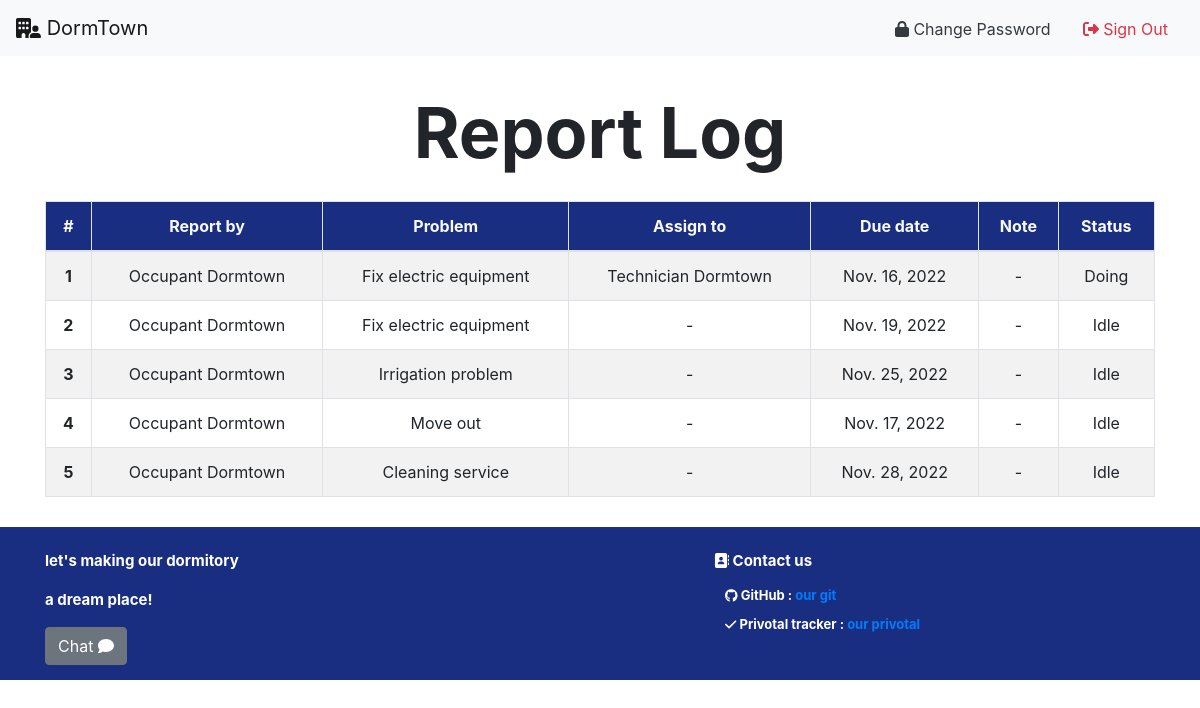
The page /manager/report_logs (signed in) on the database its author committed.
### occupant/models.py (models this page shows, shortened)
class Report(models.Model):
    from_user_id = models.ForeignKey(
        User, on_delete=models.CASCADE, related_name="from_user_id")
    problem_type_id = models.ForeignKey(
        ProblemType, on_delete=models.CASCADE, related_name="problem_type_id")
    due_date = models.DateField()
    note = models.CharField(max_length=150)
    status_id = models.ForeignKey(
        StatusType, on_delete=models.CASCADE, related_name="status_id")
    assign_to_id = models.ForeignKey(
        User, on_delete=models.CASCADE, related_name="assign_to_id", null=True)
    role_id = models.ForeignKey(
        Role, on_delete=models.CASCADE, related_name="reported_role_id", null=True)

class ProblemType(models.Model):
    problem_name = models.CharField(max_length=30)

class StatusType(models.Model):
    status_name = models.CharField(max_length=10)

### manager/views.py (the view)
# urls.py: path("report_logs", views.report_logs, name="report_logs"),
def report_logs(req):
    try:
        reports = Report.objects.all()
    except:
        pass
    return render(req, "manager/report_logs.html", {"reports": reports})

### manager/templates/manager/report_logs.html
{% extends 'manager/layout.html' %} {% block body %}
<section class="about-header-section">
    <div class="text-center mt-4">
        <p id='about_us' class="header">Report Log</p>
    </div>
  {% load static %}
    <div class="container">
        <table class="table table-bordered text-center table-striped">
            <thead class="text-light" style="background-color: #192e80;">
                <tr>
                    <th scope="col">#</th>
                    <th scope="col">Report by</th>
                    <th scope="col">Problem</th>
                    <th scope="col">Assign to</th>
                    <th scope="col">Due date</th>
                    <th scope="col">Note</th>
                    <th scope="col">Status</th>
                </tr>
            </thead>
            <tbody>
                {% for report in reports %}
                <tr>
                    <th scope="row">{{forloop.counter}}</th>
                    <td>{{report.from_user_id.first_name}} {{report.from_user_id.last_name}}</td>
                    <td>{{report.problem_type_id.problem_name}}</td>
                    {% if report.assign_to_id %}
                        <td>{{report.assign_to_id.first_name}} {{report.assign_to_id.last_name}}</td>
                    {% else %}
                        <td> - </td>
                    {% endif %}
                    <td>{{report.due_date}}</td>
                    {% if report.note %}
                        <td>{{report.note}}</td>
                    {% else %}
                        <td> - </td>
                    {% endif %}
                    <td>{{report.status_id.status_name}}</td>
                </tr>
                {% empty %}
                    <tr>
                        <td colspan="7"><i>No Data</i></td>
                    </tr>
                {% endfor %}
            </tbody>
        </table>
    </div>
{% endblock %}

### rooms/static/rooms/styles.css (style rules this page uses)
.header { font-weight: bolder; font-size: 70px; }
p { cursor: pointer; }

### manager/static/manager/dashboard.css (style rules this page uses)
:root { --height-box: 150px; --padding-box: 50px 0; --border-radius-box: 5px; }

### rows shown on the page
Report: from_user_id.first_name "Occupant", from_user_id.last_name "Dormtown", problem_type_id.problem_name "Fix electric equipment", assign_to_id.first_name "Technician", assign_to_id.last_name "Dormtown", due_date "Nov. 16, 2022", status_id.status_name "Doing"
Report: from_user_id.first_name "Occupant", from_user_id.last_name "Dormtown", problem_type_id.problem_name "Fix electric equipment", due_date "Nov. 19, 2022", status_id.status_name "Idle"
Report: from_user_id.first_name "Occupant", from_user_id.last_name "Dormtown", problem_type_id.problem_name "Irrigation problem", due_date "Nov. 25, 2022", status_id.status_name "Idle"
Report: from_user_id.first_name "Occupant", from_user_id.last_name "Dormtown", problem_type_id.problem_name "Move out", due_date "Nov. 17, 2022", status_id.status_name "Idle"
Report: from_user_id.first_name "Occupant", from_user_id.last_name "Dormtown", problem_type_id.problem_name "Cleaning service", due_date "Nov. 28, 2022", status_id.status_name "Idle"
